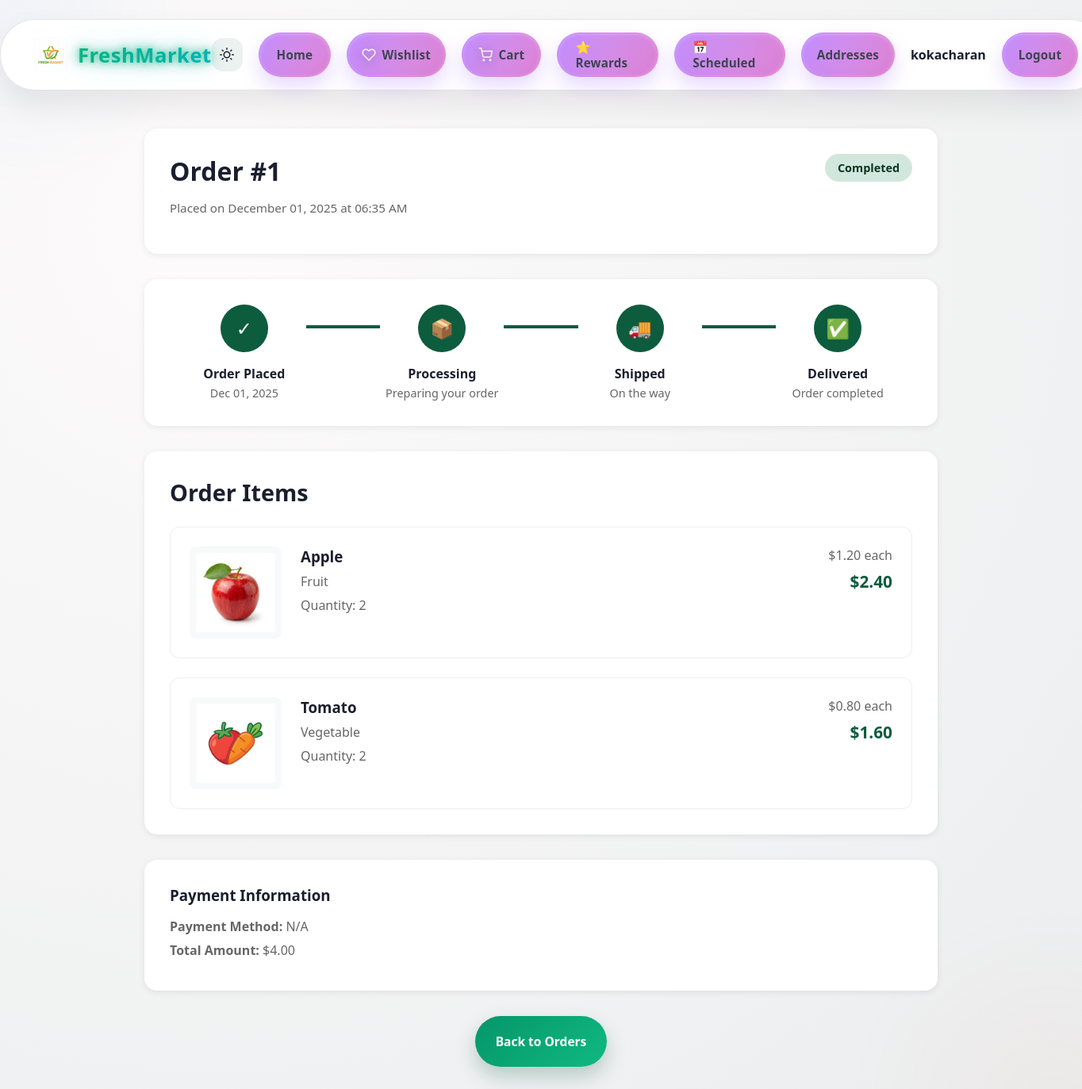
Screenshot of /order/1 (signed in) with the database file from the repository.
### models.py (models this page shows)
class User(UserMixin, db.Model):
    id = db.Column(db.Integer, primary_key=True)
    username = db.Column(db.String(80), unique=True, nullable=False)
    email = db.Column(db.String(120), unique=True, nullable=True) # Nullable for migration, should be False for new users
    password_hash = db.Column(db.String(120), nullable=False)
    is_admin = db.Column(db.Boolean, default=False)
    reset_token = db.Column(db.String(100), nullable=True)
    reset_token_expiration = db.Column(db.DateTime, nullable=True)
    loyalty_points = db.Column(db.Integer, default=0)  # Loyalty rewards points
    cart_items = db.relationship('CartItem', backref='user', lazy=True)
    orders = db.relationship('Order', backref='user', lazy=True)
    addresses = db.relationship('Address', backref='user', lazy=True, cascade='all, delete-orphan')
    wishlist_items = db.relationship('Wishlist', backref='user', lazy=True, cascade='all, delete-orphan')
    loyalty_transactions = db.relationship('LoyaltyTransaction', backref='user', lazy=True, cascade='all, delete-orphan')
    scheduled_orders = db.relationship('ScheduledOrder', backref='user', lazy=True, cascade='all, delete-orphan')

class Order(db.Model):
    id = db.Column(db.Integer, primary_key=True)
    user_id = db.Column(db.Integer, db.ForeignKey('user.id'), nullable=False)
    address_id = db.Column(db.Integer, db.ForeignKey('address.id'), nullable=True)
    total_price = db.Column(db.Float, nullable=False)
    date = db.Column(db.DateTime, default=datetime.utcnow)
    status = db.Column(db.String(20), default='Pending')
    payment_method = db.Column(db.String(50), nullable=True)  # COD, Debit Card, Credit Card, UPI
    points_earned = db.Column(db.Integer, default=0)  # Loyalty points earned from this order
    points_redeemed = db.Column(db.Integer, default=0)  # Loyalty points used for discount
    scheduled_delivery_date = db.Column(db.DateTime, nullable=True)  # For scheduled orders
    delivery_time_slot = db.Column(db.String(50), nullable=True)  # e.g., "8 AM - 12 PM"
    items = db.relationship('OrderItem', backref='order', lazy=True)
    address = db.relationship('Address')

class OrderItem(db.Model):
    id = db.Column(db.Integer, primary_key=True)
    order_id = db.Column(db.Integer, db.ForeignKey('order.id'), nullable=False)
    product_id = db.Column(db.Integer, db.ForeignKey('product.id'), nullable=False)
    quantity = db.Column(db.Integer, nullable=False)
    price_at_purchase = db.Column(db.Float, nullable=False)
    product = db.relationship('Product')

class Product(db.Model):
    id = db.Column(db.Integer, primary_key=True)
    name = db.Column(db.String(100), nullable=False)
    category = db.Column(db.String(50), nullable=False)
    price = db.Column(db.Float, nullable=False)
    stock = db.Column(db.Integer, default=0)
    image_url = db.Column(db.String(200)) # Placeholder for image path
    description = db.Column(db.String(500), nullable=True)  # Short description
    detailed_description = db.Column(db.Text, nullable=True)  # Long description
    average_rating = db.Column(db.Float, default=0.0)
    review_count = db.Column(db.Integer, default=0)
    reviews = db.relationship('Review', backref='product', lazy=True, cascade='all, delete-orphan')
    wishlist_items = db.relationship('Wishlist', backref='product', lazy=True, cascade='all, delete-orphan')

### routes.py (the view)
@main.route('/order/<int:order_id>')
@login_required
def order_detail(order_id):
    order = Order.query.get_or_404(order_id)
    if order.user_id != current_user.id:
        flash('Unauthorized access')
        return redirect(url_for('main.orders'))
    return render_template('order_detail.html', order=order)

### routes.py (called while the page is built)
@login_manager.user_loader
def load_user(user_id):
    return User.query.get(int(user_id))

@main.context_processor
def inject_cart_total():
    if current_user.is_authenticated:
        cart_items = CartItem.query.filter_by(user_id=current_user.id).all()
        total_price = sum(item.product.price * item.quantity for item in cart_items)
        total_items = sum(item.quantity for item in cart_items)
        return {'cart_total': total_price, 'cart_count': total_items}
    return {'cart_total': 0, 'cart_count': 0}

### templates/order_detail.html (shortened to what this page needs)
{% extends "base.html" %}
{% block content %}
<div class="order-detail-container">
    <div class="order-detail-header">
        <div>
            <h1>Order #{{ order.id }}</h1>
            <p class="order-date">Placed on {{ order.date.strftime('%B %d, %Y at %I:%M %p') }}</p>
        </div>
        <div class="order-status-badge status-{{ order.status.lower() }}">
            {{ order.status }}
        </div>
    </div>
    <div class="order-timeline">
        <div
            class="timeline-step {% if order.status in ['Pending', 'Processing', 'Shipped', 'Delivered', 'Completed'] %}completed{% endif %}">
            <div class="timeline-icon">✓</div>
            <div class="timeline-content">
                <h4>Order Placed</h4>
                <p>{{ order.date.strftime('%b %d, %Y') }}</p>
            </div>
        </div>
        <div
            class="timeline-connector {% if order.status in ['Processing', 'Shipped', 'Delivered', 'Completed'] %}active{% endif %}">
        </div>
        <div
            class="timeline-step {% if order.status in ['Processing', 'Shipped', 'Delivered', 'Completed'] %}completed{% endif %}">
            <div class="timeline-icon">📦</div>
            <div class="timeline-content">
                <h4>Processing</h4>
                <p>Preparing your order</p>
            </div>
        </div>
        <div class="timeline-connector {% if order.status in ['Shipped', 'Delivered', 'Completed'] %}active{% endif %}">
        </div>
        <div class="timeline-step {% if order.status in ['Shipped', 'Delivered', 'Completed'] %}completed{% endif %}">
            <div class="timeline-icon">🚚</div>
            <div class="timeline-content">
                <h4>Shipped</h4>
                <p>On the way</p>
            </div>
        </div>
        <div class="timeline-connector {% if order.status in ['Delivered', 'Completed'] %}active{% endif %}"></div>
        <div class="timeline-step {% if order.status in ['Delivered', 'Completed'] %}completed{% endif %}">
            <div class="timeline-icon">✅</div>
            <div class="timeline-content">
                <h4>Delivered</h4>
                <p>Order completed</p>
            </div>
        </div>
    </div>
    <div class="order-items-section">
        <h2>Order Items</h2>
        <div class="order-items-list">
            {% for item in order.items %}
            <div class="order-item-detail">
                {% if item.product.image_url %}
                <img src="{{ url_for('static', filename=item.product.image_url) }}" alt="{{ item.product.name }}"
                    class="order-item-image">
                {% endif %}
                <div class="order-item-info">
                    <h3>{{ item.product.name }}</h3>
                    <p class="order-item-category">{{ item.product.category }}</p>
                    <p class="order-item-quantity">Quantity: {{ item.quantity }}</p>
                </div>
                <div class="order-item-price">
                    <p class="unit-price">${{ "%.2f"|format(item.price_at_purchase) }} each</p>
                    <p class="total-price">${{ "%.2f"|format(item.price_at_purchase * item.quantity) }}</p>
                </div>
            </div>
            {% endfor %}
        </div>
    </div>
    <div class="order-detail-summary">
        <div class="summary-card">
            <h3>Payment Information</h3>
            <p><strong>Payment Method:</strong> {{ order.payment_method or 'N/A' }}</p>
            <p><strong>Total Amount:</strong> ${{ "%.2f"|format(order.total_price) }}</p>
        </div>
    </div>
    <div class="order-actions">
        <a href="{{ url_for('main.orders') }}" class="btn btn-secondary">Back to Orders</a>
    </div>
</div>
{% endblock %}

### templates/base.html (shortened to what this page needs)
<!DOCTYPE html>
<html lang="en">
<head>
    <link rel="stylesheet" href="{{ url_for('static', filename='style.css') }}">
    <link rel="stylesheet" href="{{ url_for('static', filename='new_features.css') }}">
    <link rel="stylesheet" href="{{ url_for('static', filename='accessibility.css') }}">
    <link rel="stylesheet" href="{{ url_for('static', filename='animations.css') }}">
    <link rel="stylesheet" href="{{ url_for('static', filename='enhanced_animations.css') }}">
    <link rel="stylesheet" href="{{ url_for('static', filename='scroll_animations.css') }}">
    <link rel="stylesheet" href="{{ url_for('static', filename='login_decorations.css') }}">
</head>
<body class="{% block body_class %}{% endblock %}">
    <nav class="top-nav">
        <div class="logo">
            <img src="{{ url_for('static', filename='logo.png') }}" alt="FreshMarket Logo">
            <span>FreshMarket</span>
        </div>
        <div class="links">
            <button id="theme-toggle" class="theme-toggle ripple-parent" type="button" aria-label="Toggle theme"
                aria-pressed="false">
            </button>
            <a href="{{ url_for('main.index') }}" class="nav-link">Home</a>
            {% if current_user.is_authenticated %}
            <a href="{{ url_for('main.wishlist') }}" class="nav-link nav-link-icon">
                <svg width="18" height="18" viewBox="0 0 24 24" fill="none" aria-hidden="true">
                    <path
                        d="M20.84 4.61a5.5 5.5 0 0 0-7.78 0L12 5.67l-1.06-1.06a5.5 5.5 0 0 0-7.78 7.78l1.06 1.06L12 21.23l7.78-7.78 1.06-1.06a5.5 5.5 0 0 0 0-7.78z"
                        stroke="currentColor" stroke-width="2" stroke-linecap="round" stroke-linejoin="round" />
                </svg>
                Wishlist
            </a>
            <a href="{{ url_for('main.cart') }}" class="nav-link nav-link-icon">
                Cart
            </a>
            <a href="{{ url_for('main.loyalty') }}" class="nav-link nav-link-icon">
                ⭐ Rewards
            </a>
            <a href="{{ url_for('main.scheduled_orders') }}" class="nav-link nav-link-icon">
                📅 Scheduled
            </a>
            <a href="{{ url_for('main.addresses') }}" class="nav-link">Addresses</a>
            <span class="nav-user">{{ current_user.username }}</span>
            <a href="{{ url_for('main.logout') }}" class="nav-link">Logout</a>
            {% else %}
            <a href="{{ url_for('main.login') }}" class="nav-link">Login</a>
            <a href="{{ url_for('main.register') }}" class="nav-link">Register</a>
            {% endif %}
        </div>
    </nav>
    <div class="container">
        {% block content %}{% endblock %}
    </div>
</body>
</html>

### static/new_features.css (style rules this page uses)
.order-date { color: #666; font-size: 0.95rem; }
.order-status-badge { padding: 0.5rem 1rem; border-radius: 999px; font-weight: 600; font-size: 0.9rem; }
.status-delivered, .status-completed { background: #d1e7dd; color: #0a3622; }
.order-detail-container { max-width: 1000px; margin: 0 auto; }
.order-detail-header { background: white; padding: 2rem; border-radius: 16px; box-shadow: 0 2px 8px rgba(0, 0, 0, 0.08); display: flex; justify-content: space-between; align-items: flex-start; margin-bottom: 2rem; }
.order-detail-header h1 { margin: 0 0 0.5rem 0; }
.order-timeline { background: white; padding: 2rem; border-radius: 16px; box-shadow: 0 2px 8px rgba(0, 0, 0, 0.08); margin-bottom: 2rem; display: flex; align-items: center; justify-content: space-between; }
.timeline-step { flex: 1; display: flex; flex-direction: column; align-items: center; text-align: center; position: relative; }
.timeline-icon { width: 60px; height: 60px; border-radius: 50%; background: #e0e0e0; color: #999; display: flex; align-items: center; justify-content: center; font-size: 1.5rem; margin-bottom: 1rem; transition: all 0.5s ease; }
.timeline-step.completed .timeline-icon { background: #0d5c3e; color: white; animation: pulse 0.5s ease; }
.timeline-content h4 { margin: 0 0 0.25rem 0; color: #1a1a1a; }
.timeline-content p { margin: 0; color: #666; font-size: 0.9rem; }
.timeline-connector { flex: 0.5; height: 4px; background: #e0e0e0; margin: 0 -1rem; margin-bottom: 4rem; transition: all 0.5s ease; }
.timeline-connector.active { background: #0d5c3e; }
.order-items-section { background: white; padding: 2rem; border-radius: 16px; box-shadow: 0 2px 8px rgba(0, 0, 0, 0.08); margin-bottom: 2rem; }
.order-items-section h2 { margin: 0 0 1.5rem 0; }
.order-items-list { display: flex; flex-direction: column; gap: 1.5rem; }
.order-item-detail { display: flex; gap: 1.5rem; padding: 1.5rem; border: 1px solid #eee; border-radius: 12px; }
.order-item-image { width: 100px; height: 100px; object-fit: contain; background: #f8f9fa; border-radius: 8px; padding: 0.5rem; }
.order-item-info { flex: 1; }
.order-item-info h3 { margin: 0 0 0.5rem 0; }
.order-item-category { color: #666; margin: 0 0 0.5rem 0; }
.order-item-quantity { color: #666; margin: 0; }
.order-item-price { text-align: right; }
.unit-price { color: #666; margin: 0 0 0.5rem 0; }
.total-price { font-size: 1.3rem; font-weight: 700; color: #0d5c3e; margin: 0; }
.order-detail-summary { display: grid; grid-template-columns: repeat(auto-fit, minmax(300px, 1fr)); gap: 1.5rem; margin-bottom: 2rem; }
.summary-card { background: white; padding: 2rem; border-radius: 16px; box-shadow: 0 2px 8px rgba(0, 0, 0, 0.08); }
.summary-card h3 { margin: 0 0 1rem 0; color: #1a1a1a; }
.summary-card p { margin: 0.5rem 0; color: #666; }
.order-actions { display: flex; justify-content: center; }

### static/accessibility.css (style rules this page uses)
nav.top-nav { background: var(--surface-dark); color: var(--text-inverse); }
body[data-theme="light"] nav.top-nav { background: rgba(255, 255, 255, 0.95); color: var(--text-primary); border: 1px solid var(--border-light); box-shadow: var(--shadow-soft); }
body[data-theme="light"] .nav-link { color: var(--text-secondary); }
body[data-theme="light"] .nav-user { color: var(--text-primary); }
body[data-theme="light"] .btn { background: linear-gradient(135deg, var(--accent-secondary-dark), var(--accent-secondary)); color: #ffffff; }
body[data-theme="light"] h2, body[data-theme="light"] h3, body[data-theme="light"] h4 { color: var(--text-primary); }
.btn, .filter-chip, .nav-link, .add-to-cart-btn, .plus-btn, .search-button { min-height: 44px; min-width: 44px; display: inline-flex; align-items: center; justify-content: center; }

### static/enhanced_animations.css (style rules this page uses)
.nav-link { transition: all 0.3s cubic-bezier(0.4, 0, 0.2, 1); }
.btn, .add-to-cart-btn { transition: all 0.3s cubic-bezier(0.4, 0, 0.2, 1); }
html { scroll-behavior: smooth; }

### static/scroll_animations.css (style rules this page uses)
html { scroll-behavior: smooth; }
.top-nav { position: sticky; top: 0; z-index: 1000; transition: all 0.3s ease-in-out; }

### rows the page displays
User: username "kokacharan"
Order: id "1", date "December 01, 2025 at 06:35 AM", status "Completed", date "Dec 01, 2025", payment_method "N/A", total_price "4.00"
OrderItem: image_url (picture), product.name "Apple", product.category "Fruit", quantity "2", price_at_purchase "1.20", item.price_at_purchase*item.quantity "2.40"
OrderItem: image_url (picture), product.name "Tomato", product.category "Vegetable", quantity "2", price_at_purchase "0.80", item.price_at_purchase*item.quantity "1.60"
